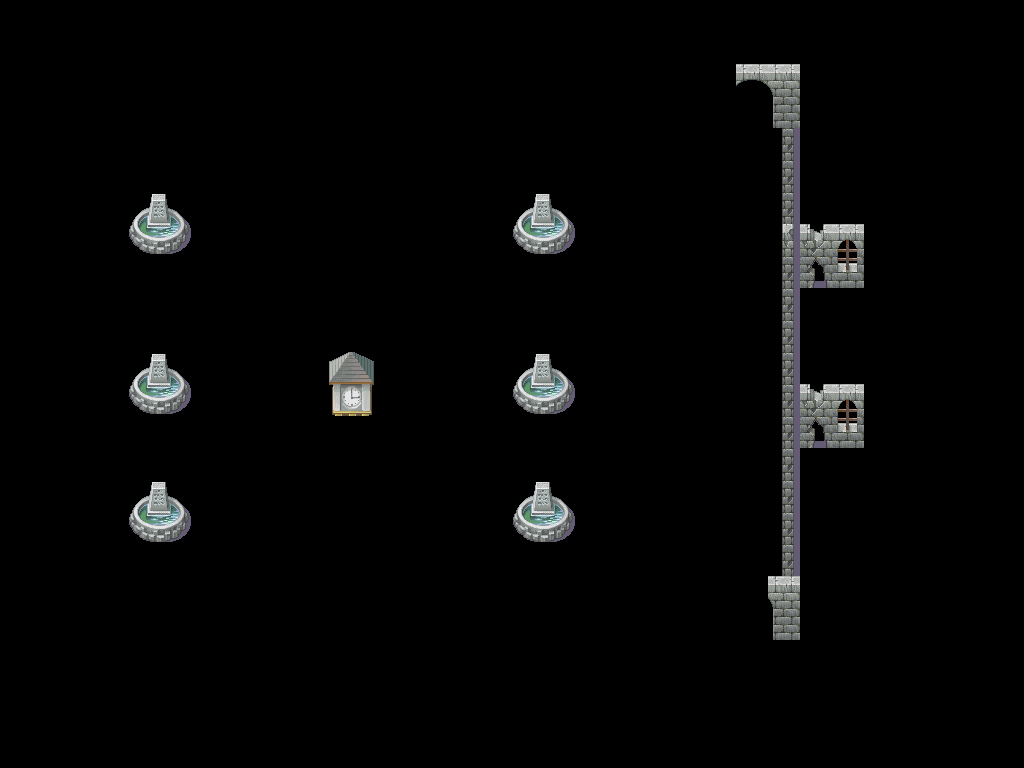

Below is a game level as drawn by its tile map, then a one-line description and the .tmx file that defines it, in full:
An orthogonal 32x24 tile map with 32x32 px tiles, 1 tile layer (barrier), 1 hidden layer not drawn.

<map version="1.0" orientation="orthogonal" width="32" height="24" tilewidth="32" tileheight="32">
 <tileset firstgid="1" name="G:\Code\毕业设计代码\添加声音模块\Win32Project1\Win32Project1\res" tilewidth="32" tileheight="32">
  <image source="tiles.png" width="832" height="448" />
 </tileset>
 <layer name="background" width="32" height="24" visible="0">
  <data encoding="csv">
178,178,178,178,178,178,178,178,178,178,178,178,178,178,178,178,178,178,178,178,178,178,178,178,178,178,178,178,178,178,178,178,
178,178,178,178,178,178,178,178,178,178,178,178,178,178,178,178,178,178,178,178,178,178,178,178,178,178,178,178,178,178,178,178,
178,178,178,178,178,178,178,178,178,178,178,178,178,178,178,178,178,178,178,178,178,178,178,178,178,178,178,178,178,178,178,178,
178,178,178,178,178,178,178,178,178,178,178,178,178,178,178,178,178,178,178,178,178,178,178,178,178,178,178,178,178,178,178,178,
178,178,178,178,178,178,178,178,178,178,178,178,178,178,178,178,178,178,178,178,178,178,178,178,178,178,178,178,178,178,178,178,
178,178,178,178,178,178,178,178,178,178,178,178,178,178,178,178,178,178,178,178,178,178,178,178,178,178,178,178,178,178,178,178,
178,178,178,178,178,178,178,178,178,178,178,178,178,178,178,178,178,178,178,178,178,178,178,178,178,178,178,178,178,178,178,178,
178,178,178,178,178,178,178,178,178,178,178,178,178,178,178,178,178,178,178,178,178,178,178,178,178,178,178,178,178,178,178,178,
178,178,178,178,178,178,178,178,178,178,178,178,178,178,178,178,178,178,178,178,178,178,178,178,178,178,178,178,178,178,178,178,
178,178,178,178,178,178,178,178,178,178,178,178,178,178,178,178,178,178,178,178,178,178,178,178,178,178,178,178,178,178,178,178,
178,178,178,178,178,178,178,178,178,178,178,178,178,178,178,178,178,178,178,178,178,178,178,178,178,178,178,178,178,178,178,178,
178,178,178,178,178,178,178,178,178,178,178,178,178,178,178,178,178,178,178,178,178,178,178,178,178,178,178,178,178,178,178,178,
178,178,178,178,178,178,178,178,178,178,178,178,178,178,178,178,178,178,178,178,178,178,178,178,178,178,178,178,178,178,178,178,
178,178,178,178,178,178,178,178,178,178,178,178,178,178,178,178,178,178,178,178,178,178,178,178,178,178,178,178,178,178,178,178,
178,178,178,178,178,178,178,178,178,178,178,178,178,178,178,178,178,178,178,178,178,178,178,178,178,178,178,178,178,178,178,178,
178,178,178,178,178,178,178,178,178,178,178,178,178,178,178,178,178,178,178,178,178,178,178,178,178,178,178,178,178,178,178,178,
178,178,178,178,178,178,178,178,178,178,178,178,178,178,178,178,178,178,178,178,178,178,178,178,178,178,178,178,178,178,178,178,
178,178,178,178,178,178,178,178,178,178,178,178,178,178,178,178,178,178,178,178,178,178,178,178,178,178,178,178,178,178,178,178,
178,178,178,178,178,178,178,178,178,178,178,178,178,178,178,178,178,178,178,178,178,178,178,178,178,178,178,178,178,178,178,178,
178,178,178,178,178,178,178,178,178,178,178,178,178,178,178,178,178,178,178,178,178,178,178,178,178,178,178,178,178,178,178,178,
178,178,178,178,178,178,178,178,178,178,178,178,178,178,178,178,178,178,178,178,178,178,178,178,178,178,178,178,178,178,178,178,
178,178,178,178,178,178,178,178,178,178,178,178,178,178,178,178,178,178,178,178,178,178,178,178,178,178,178,178,178,178,178,178,
178,178,178,178,178,178,178,178,178,178,178,178,178,178,178,178,178,178,178,178,178,178,178,178,178,178,178,178,178,178,178,178,
178,178,178,178,178,178,178,178,178,178,178,178,178,178,178,178,178,178,178,178,178,178,178,178,178,178,178,178,178,178,178,178
</data>
 </layer>
 <layer name="barrier" width="32" height="24">
  <data encoding="csv">
0,0,0,0,0,0,0,0,0,0,0,0,0,0,0,0,0,0,0,0,0,0,0,0,0,0,0,0,0,0,0,0,
0,0,0,0,0,0,0,0,0,0,0,0,0,0,0,0,0,0,0,0,0,0,0,0,0,0,0,0,0,0,0,0,
0,0,0,0,0,0,0,0,0,0,0,0,0,0,0,0,0,0,0,0,0,0,0,46,47,0,0,0,0,0,0,0,
0,0,0,0,0,0,0,0,0,0,0,0,0,0,0,0,0,0,0,0,0,0,0,0,73,0,0,0,0,0,0,0,
0,0,0,0,0,0,0,0,0,0,0,0,0,0,0,0,0,0,0,0,0,0,0,0,128,0,0,0,0,0,0,0,
0,0,0,0,0,0,0,0,0,0,0,0,0,0,0,0,0,0,0,0,0,0,0,0,128,0,0,0,0,0,0,0,
0,0,0,0,50,51,0,0,0,0,0,0,0,0,0,0,50,51,0,0,0,0,0,0,128,0,0,0,0,0,0,0,
0,0,0,0,76,77,0,0,0,0,0,0,0,0,0,0,76,77,0,0,0,0,0,0,102,103,104,0,0,0,0,0,
0,0,0,0,0,0,0,0,0,0,0,0,0,0,0,0,0,0,0,0,0,0,0,0,128,129,130,0,0,0,0,0,
0,0,0,0,0,0,0,0,0,0,0,0,0,0,0,0,0,0,0,0,0,0,0,0,128,0,0,0,0,0,0,0,
0,0,0,0,0,0,0,0,0,0,0,0,0,0,0,0,0,0,0,0,0,0,0,0,128,0,0,0,0,0,0,0,
0,0,0,0,50,51,0,0,0,0,181,182,0,0,0,0,50,51,0,0,0,0,0,0,128,0,0,0,0,0,0,0,
0,0,0,0,76,77,0,0,0,0,207,208,0,0,0,0,76,77,0,0,0,0,0,0,128,103,104,0,0,0,0,0,
0,0,0,0,0,0,0,0,0,0,0,0,0,0,0,0,0,0,0,0,0,0,0,0,128,129,130,0,0,0,0,0,
0,0,0,0,0,0,0,0,0,0,0,0,0,0,0,0,0,0,0,0,0,0,0,0,128,0,0,0,0,0,0,0,
0,0,0,0,50,51,0,0,0,0,0,0,0,0,0,0,50,51,0,0,0,0,0,0,128,0,0,0,0,0,0,0,
0,0,0,0,76,77,0,0,0,0,0,0,0,0,0,0,76,77,0,0,0,0,0,0,128,0,0,0,0,0,0,0,
0,0,0,0,0,0,0,0,0,0,0,0,0,0,0,0,0,0,0,0,0,0,0,0,128,0,0,0,0,0,0,0,
0,0,0,0,0,0,0,0,0,0,0,0,0,0,0,0,0,0,0,0,0,0,0,0,47,0,0,0,0,0,0,0,
0,0,0,0,0,0,0,0,0,0,0,0,0,0,0,0,0,0,0,0,0,0,0,0,73,0,0,0,0,0,0,0,
0,0,0,0,0,0,0,0,0,0,0,0,0,0,0,0,0,0,0,0,0,0,0,0,0,0,0,0,0,0,0,0,
0,0,0,0,0,0,0,0,0,0,0,0,0,0,0,0,0,0,0,0,0,0,0,0,0,0,0,0,0,0,0,0,
0,0,0,0,0,0,0,0,0,0,0,0,0,0,0,0,0,0,0,0,0,0,0,0,0,0,0,0,0,0,0,0,
0,0,0,0,0,0,0,0,0,0,0,0,0,0,0,0,0,0,0,0,0,0,0,0,0,0,0,0,0,0,0,0
</data>
 </layer>
</map>
